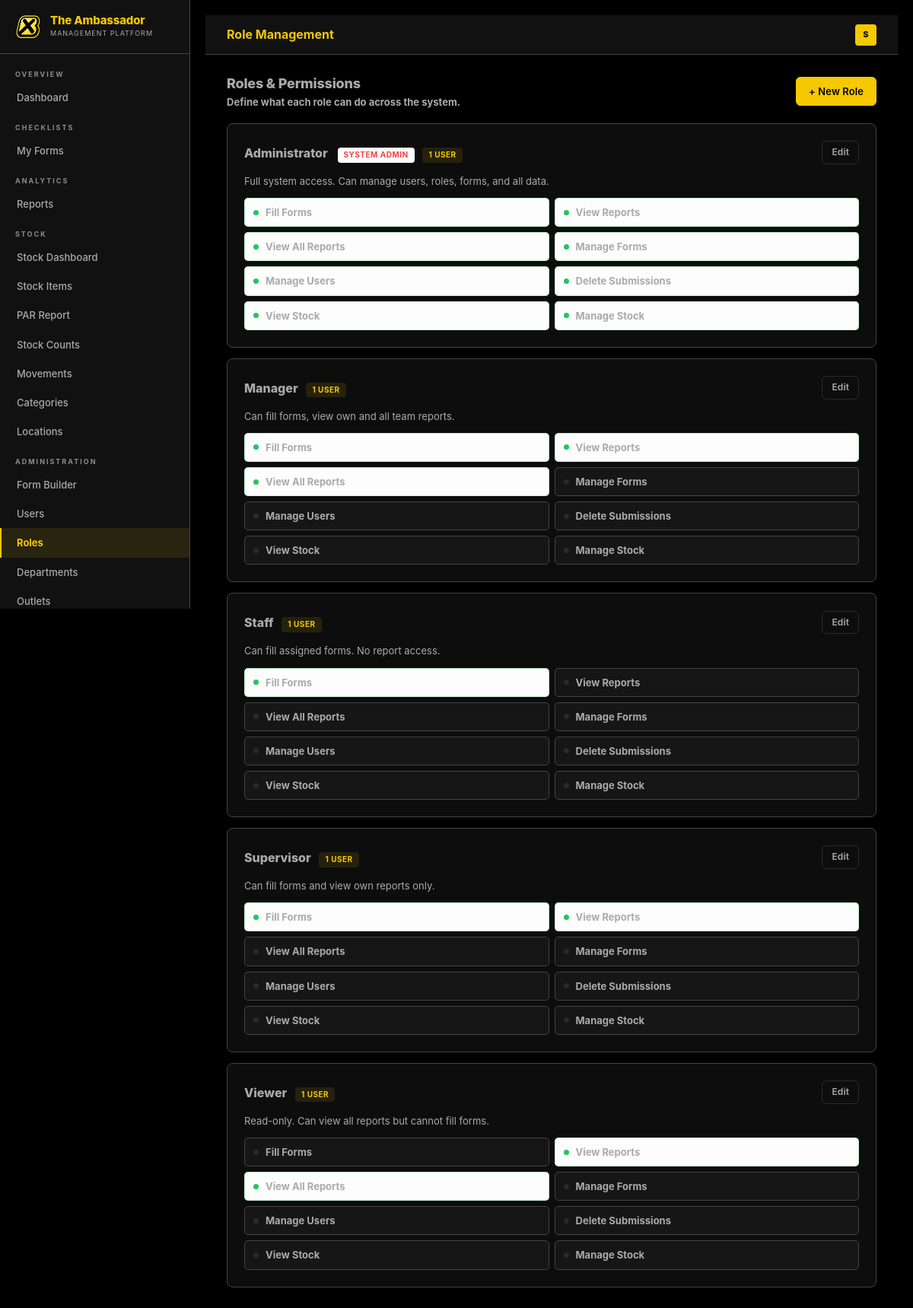
Page /accounts/roles/ (signed in) on the committed database.
### accounts/models.py (models this page shows, shortened)
class User(AbstractUser):
    custom_role = models.ForeignKey(
        Role, on_delete=models.SET_NULL, null=True, blank=True,
        related_name='users', verbose_name='Role'
    )
    outlet = models.ForeignKey(
        Outlet, on_delete=models.SET_NULL, null=True, blank=True,
        related_name='users', verbose_name='Outlet',
        help_text='Which restaurant this user belongs to'
    )
    department = models.ForeignKey(
        Department, on_delete=models.SET_NULL, null=True, blank=True,
        related_name='users', verbose_name='Department'
    )
    phone  = models.CharField(max_length=20, blank=True)
    avatar = models.ImageField(upload_to='avatars/', blank=True, null=True)
    class Meta:
        verbose_name = 'User'
        verbose_name_plural = 'Users'
    @property
    def role_name(self):
        if self.is_superuser:
            return 'System Admin'
        return self.custom_role.name if self.custom_role else 'No Role'
    @property
    def is_admin(self):
        if self.is_superuser: return True
        return self.custom_role.is_system_admin if self.custom_role else False
    @property
    def can_fill_forms(self):
        if self.is_admin: return True
        return self.custom_role.can_fill_forms if self.custom_role else False
    @property
    def can_view_reports(self):
        if self.is_admin: return True
        return self.custom_role.can_view_reports if self.custom_role else False
    @property
    def can_manage_forms(self):
        if self.is_admin: return True
        return self.custom_role.can_manage_forms if self.custom_role else False
    @property
    def can_manage_users(self):
        if self.is_admin: return True
        return self.custom_role.can_manage_users if self.custom_role else False
    @property
    def can_access_stock(self):
        if self.is_admin: return True
        return self.custom_role.can_access_stock if self.custom_role else False
    @property
    def can_manage_stock(self):
        if self.is_admin: return True
        return self.custom_role.can_manage_stock if self.custom_role else False
    @property
    def display_name(self):
        return self.get_full_name() or self.username

class Role(models.Model):
    name        = models.CharField(max_length=60, unique=True)
    description = models.TextField(blank=True)
    can_fill_forms         = models.BooleanField(default=True,  help_text='Can fill in checklists')
    can_view_reports       = models.BooleanField(default=False, help_text='Can view reports')
    can_view_all_reports   = models.BooleanField(default=False, help_text='Can view all departments reports')
    can_manage_forms       = models.BooleanField(default=False, help_text='Can build/edit form templates')
    can_manage_users       = models.BooleanField(default=False, help_text='Can create/edit users')
    can_delete_submissions = models.BooleanField(default=False, help_text='Can delete submissions')
    can_access_stock       = models.BooleanField(default=False, help_text='Can view and manage stock')
    can_manage_stock       = models.BooleanField(default=False, help_text='Can add/edit stock items')
    is_system_admin        = models.BooleanField(default=False, help_text='Full system access — sees all outlets')
    created_at = models.DateTimeField(auto_now_add=True)
    class Meta:
        ordering = ['name']

### accounts/views.py (the view)
# urls.py: path('roles/',                  views.role_list_view,   name='role_list'),
@login_required
def role_list_view(request):
    if not request.user.is_admin:
        messages.error(request, 'Access denied.')
        return redirect('dashboard:home')
    roles = Role.objects.annotate(user_count=__import__('django.db.models', fromlist=['Count']).Count('users')).order_by('name')
    return render(request, 'accounts/role_list.html', {'roles': roles})

### templates/accounts/role_list.html (shortened to what this page needs)
{% extends 'base.html' %}
{% block page_title %}Role Management{% endblock %}
{% block content %}
<div class="flex-between mb-4">
 <div>
 <h2 style="font-size:18px;font-weight:800;color:var(--brand-blue);">Roles &amp; Permissions</h2>
 <p class="text-sm text-muted">Define what each role can do across the system.</p>
 </div>
 <a href="{% url 'accounts:role_create' %}" class="btn btn-primary">+ New Role</a>
</div>
<div class="grid" style="grid-template-columns:1fr;">
 {% for role in roles %}
 <div class="card">
 <div class="flex-between" style="margin-bottom:12px;">
 <div>
 <span style="font-size:16px;font-weight:800;color:var(--brand-blue);">{{ role.name }}</span>
 {% if role.is_system_admin %}<span class="badge badge-danger" style="margin-left:8px;">System Admin</span>{% endif %}
 <span class="badge badge-info" style="margin-left:6px;">{{ role.user_count }} user{{ role.user_count|pluralize }}</span>
 </div>
 <div class="flex gap-2">
 <a href="{% url 'accounts:role_edit' role.pk %}" class="btn btn-outline btn-sm">Edit</a>
 </div>
 </div>
 {% if role.description %}<p class="text-sm text-muted" style="margin-bottom:12px;">{{ role.description }}</p>{% endif %}
 <div class="perm-grid">
 <div class="perm-item {% if role.can_fill_forms %}granted{% endif %}">
 <span class="perm-dot {% if role.can_fill_forms %}on{% else %}off{% endif %}"></span>
 <span class="text-sm fw-bold">Fill Forms</span>
 </div>
 <div class="perm-item {% if role.can_view_reports %}granted{% endif %}">
 <span class="perm-dot {% if role.can_view_reports %}on{% else %}off{% endif %}"></span>
 <span class="text-sm fw-bold">View Reports</span>
 </div>
 <div class="perm-item {% if role.can_view_all_reports %}granted{% endif %}">
 <span class="perm-dot {% if role.can_view_all_reports %}on{% else %}off{% endif %}"></span>
 <span class="text-sm fw-bold">View All Reports</span>
 </div>
 <div class="perm-item {% if role.can_manage_forms %}granted{% endif %}">
 <span class="perm-dot {% if role.can_manage_forms %}on{% else %}off{% endif %}"></span>
 <span class="text-sm fw-bold">Manage Forms</span>
 </div>
 <div class="perm-item {% if role.can_manage_users %}granted{% endif %}">
 <span class="perm-dot {% if role.can_manage_users %}on{% else %}off{% endif %}"></span>
 <span class="text-sm fw-bold">Manage Users</span>
 </div>
 <div class="perm-item {% if role.can_delete_submissions %}granted{% endif %}">
 <span class="perm-dot {% if role.can_delete_submissions %}on{% else %}off{% endif %}"></span>
 <span class="text-sm fw-bold">Delete Submissions</span>
 </div>
 <div class="perm-item {% if role.can_access_stock %}granted{% endif %}">
 <span class="perm-dot {% if role.can_access_stock %}on{% else %}off{% endif %}"></span>
 <span class="text-sm fw-bold"> View Stock</span>
 </div>
 <div class="perm-item {% if role.can_manage_stock %}granted{% endif %}">
 <span class="perm-dot {% if role.can_manage_stock %}on{% else %}off{% endif %}"></span>
 <span class="text-sm fw-bold"> Manage Stock</span>
 </div>
 </div>
 </div>
 {% empty %}
 <div class="card empty-state">
 <p>No roles defined yet.</p>
 <a href="{% url 'accounts:role_create' %}" class="btn btn-primary" style="margin-top:12px;">Create First Role</a>
 </div>
 {% endfor %}
</div>
{% endblock %}

### templates/base.html (shortened to what this page needs)
{% load static %}
<!DOCTYPE html>
<html lang="en">
<head>
 <link rel="stylesheet" href="{% static 'css/style.css' %}">
</head>
<body>
<div class="app-layout">
 <aside class="sidebar" id="sidebar">
 <div class="sidebar-brand">
 <div class="logo-mark">
  <img class="logo-mark" src="{% static 'img/logo.png' %}" alt="B">
 </div>
 <div>
 <h1>The Ambassador</h1>
 <small>Management Platform</small>
 </div>
 </div>
 <nav class="sidebar-nav">
 <div class="nav-section-label">Overview</div>
 <a href="{% url 'dashboard:home' %}" class="nav-link {% if request.resolver_match.url_name == 'home' %}active{% endif %}" onclick="closeSidebar()">Dashboard</a>
 {% if user.can_fill_forms %}
 <div class="nav-section-label">Checklists</div>
 <a href="{% url 'forms_builder:my_forms' %}" class="nav-link {% if request.resolver_match.url_name in 'my_forms,fill_form,submission_detail' %}active{% endif %}" onclick="closeSidebar()">My Forms</a>
 {% endif %}
 {% if user.can_view_reports %}
 <div class="nav-section-label">Analytics</div>
 <a href="{% url 'dashboard:reports' %}" class="nav-link {% if request.resolver_match.url_name == 'reports' %}active{% endif %}" onclick="closeSidebar()">Reports</a>
 {% endif %}
 {% if user.can_access_stock %}
 <div class="nav-section-label">Stock</div>
 <a href="{% url 'stock:dashboard' %}" class="nav-link {% if request.resolver_match.app_name == 'stock' and request.resolver_match.url_name == 'dashboard' %}active{% endif %}" onclick="closeSidebar()">Stock Dashboard</a>
 <a href="{% url 'stock:item_list' %}" class="nav-link {% if request.resolver_match.url_name in 'item_list,item_detail,item_create,item_edit' %}active{% endif %}" onclick="closeSidebar()">Stock Items</a>
 <a href="{% url 'stock:par_report' %}" class="nav-link {% if request.resolver_match.url_name == 'par_report' %}active{% endif %}" onclick="closeSidebar()">PAR Report</a>
 <a href="{% url 'stock:count_list' %}" class="nav-link {% if request.resolver_match.url_name in 'count_list,count_create,count_fill,count_detail' %}active{% endif %}" onclick="closeSidebar()">Stock Counts</a>
 <a href="{% url 'stock:movement_list' %}" class="nav-link {% if request.resolver_match.url_name in 'movement_list,movement_create' %}active{% endif %}" onclick="closeSidebar()">Movements</a>
 {% if user.can_manage_stock %}
 <a href="{% url 'stock:category_list' %}" class="nav-link {% if request.resolver_match.url_name in 'category_list,category_create,category_edit' %}active{% endif %}" onclick="closeSidebar()">Categories</a>
 <a href="{% url 'stock:location_list' %}" class="nav-link {% if request.resolver_match.url_name in 'location_list,location_create,location_edit' %}active{% endif %}" onclick="closeSidebar()">Locations</a>
 {% endif %}
 {% endif %}
 {% if user.can_manage_forms or user.can_manage_users or user.is_admin %}
 <div class="nav-section-label">Administration</div>
 {% if user.can_manage_forms %}
 <a href="{% url 'forms_builder:template_list' %}" class="nav-link {% if request.resolver_match.url_name in 'template_list,template_create,template_builder,template_edit' %}active{% endif %}" onclick="closeSidebar()">Form Builder</a>
 {% endif %}
 {% if user.can_manage_users %}
 <a href="{% url 'accounts:user_list' %}" class="nav-link {% if request.resolver_match.url_name in 'user_list,user_create,user_edit' %}active{% endif %}" onclick="closeSidebar()">Users</a>
 {% endif %}
 {% if user.is_admin %}
 <a href="{% url 'accounts:role_list' %}" class="nav-link {% if request.resolver_match.url_name in 'role_list,role_create,role_edit' %}active{% endif %}" onclick="closeSidebar()">Roles</a>
 <a href="{% url 'accounts:dept_list' %}" class="nav-link {% if request.resolver_match.url_name in 'dept_list,dept_create,dept_edit' %}active{% endif %}" onclick="closeSidebar()">Departments</a>
 <a href="{% url 'accounts:outlet_list' %}" class="nav-link {% if request.resolver_match.url_name in 'outlet_list,outlet_create,outlet_edit' %}active{% endif %}" onclick="closeSidebar()">Outlets</a>
 {% endif %}
 {% endif %}
 </nav>
 </aside>
 <div class="main-wrap">
 <header class="topbar">
 <div class="topbar-left">
 <span class="topbar-title">{% block page_title %}Dashboard{% endblock %}</span>
 </div>
 <div class="topbar-right">
 <a href="{% url 'accounts:profile' %}" class="topbar-avatar" title="{{ user.display_name }}">{{ user.display_name|first|upper }}</a>
 </div>
 </header>
 <main class="page-content">
 {% block content %}{% endblock %}
 </main>
 </div>
</div>
</body>
</html>

### rows in the picture
User: display_name|first "S"
Role: name "Administrator", is_system_admin "SYSTEM ADMIN", user_count "1", description "Full system access. Can manage users, roles, forms, and all data.", can_fill_forms True (drawn), can_view_reports True (drawn), can_view_all_reports True (drawn), can_manage_forms True (drawn), can_manage_users True (drawn), can_delete_submissions True (drawn), can_access_stock True (drawn), can_manage_stock True (drawn)
Role: name "Manager", user_count "1", description "Can fill forms, view own and all team reports.", can_fill_forms True (drawn), can_view_reports True (drawn), can_view_all_reports True (drawn), can_manage_forms False (drawn), can_manage_users False (drawn), can_delete_submissions False (drawn), can_access_stock False (drawn), can_manage_stock False (drawn)
Role: name "Staff", user_count "1", description "Can fill assigned forms. No report access.", can_fill_forms True (drawn), can_view_reports False (drawn), can_view_all_reports False (drawn), can_manage_forms False (drawn), can_manage_users False (drawn), can_delete_submissions False (drawn), can_access_stock False (drawn), can_manage_stock False (drawn)
Role: name "Supervisor", user_count "1", description "Can fill forms and view own reports only.", can_fill_forms True (drawn), can_view_reports True (drawn), can_view_all_reports False (drawn), can_manage_forms False (drawn), can_manage_users False (drawn), can_delete_submissions False (drawn), can_access_stock False (drawn), can_manage_stock False (drawn)
Role: name "Viewer", user_count "1", description "Read-only. Can view all reports but cannot fill forms.", can_fill_forms False (drawn), can_view_reports True (drawn), can_view_all_reports True (drawn), can_manage_forms False (drawn), can_manage_users False (drawn), can_delete_submissions False (drawn), can_access_stock False (drawn), can_manage_stock False (drawn)
